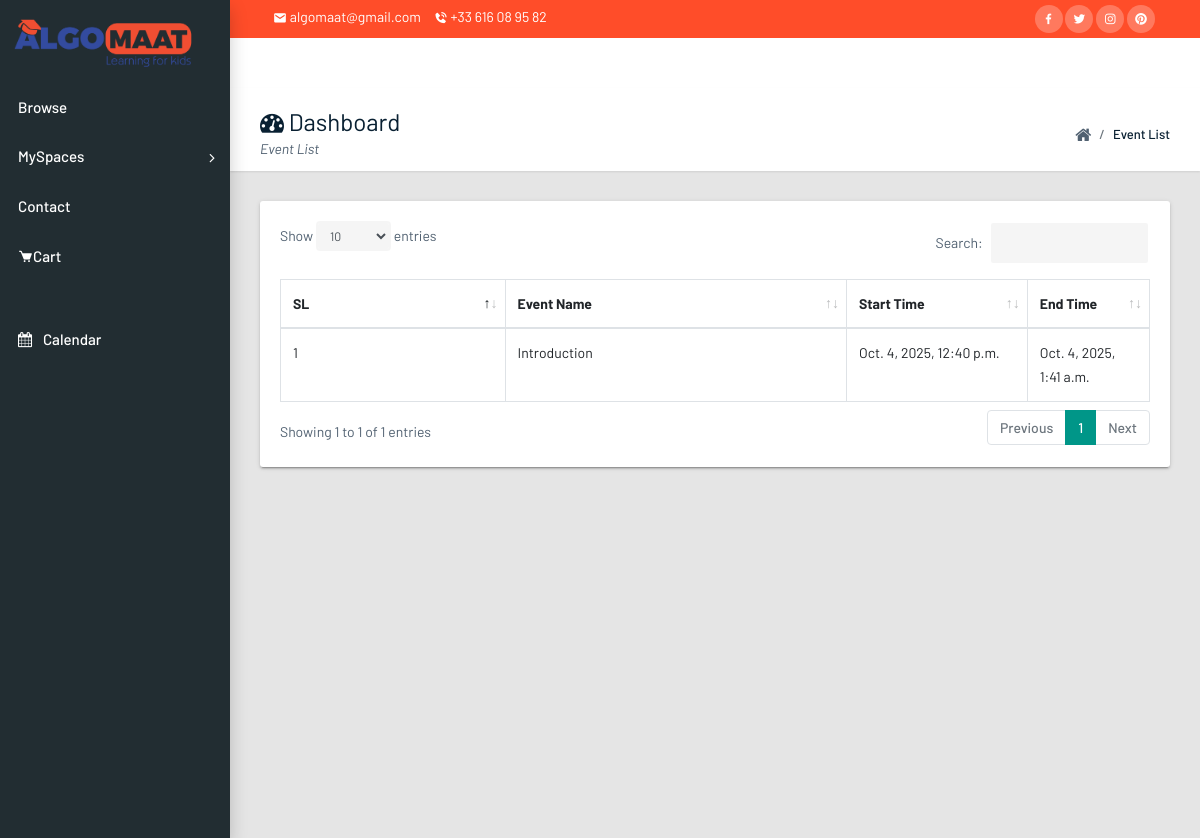
/all-event-list/ (signed in), run on an earlier commit of the app's database.
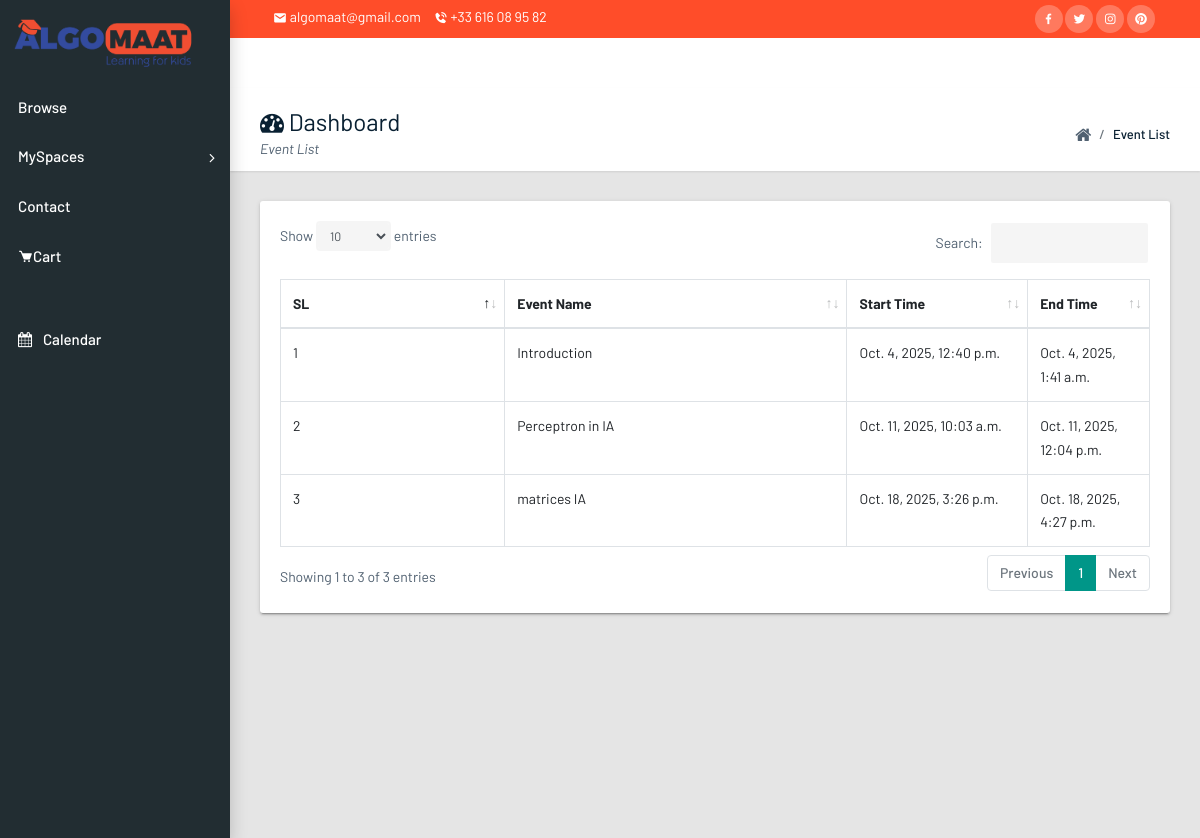
And on a later commit of the database.
### calendarapp/models/event.py (models this page shows, shortened)
class Event(Abstract):
    user = models.ForeignKey(User, on_delete=models.CASCADE, related_name="events")
    title = models.CharField(max_length=200)
    description = models.TextField()
    start_time = models.DateTimeField()
    end_time = models.DateTimeField()
    objects = EventManager()

### calendarapp/views/event_list.py (the view)
# urls.py: path("all-event-list/", views.AllEventsListView.as_view(), name="all_events"),
class AllEventsListView(ListView):
    template_name = "calendarapp/events_list.html"
    model = Event
    def get_queryset(self):
        return Event.objects.get_all_events(user=self.request.user)

### calendarapp/models/event.py (called while the page is built)
    def get_all_events(self, user):
        events = Event.objects.filter(user=user, is_active=True, is_deleted=False)
        return events

### Algomaat/templates/calendarapp/events_list.html (shortened to what this page needs)
{% extends 'base/base.html' %}
{% load static %}
{% block breadcrumb %}
    <div>
        <h1><i class="fa fa-dashboard"></i> Dashboard</h1>
        <p>Event List</p>
    </div>
    <ul class="app-breadcrumb breadcrumb">
        <li class="breadcrumb-item"><i class="fa fa-home fa-lg"></i></li>
        <li class="breadcrumb-item"><a href="#">Event List</a></li>
    </ul>
{% endblock breadcrumb %}
{% block content %}
<div class="row">
    <div class="col-md-12">
        <div class="tile">
            <div class="tile-body">
                <div class="table-responsive">
                    <div id="sampleTable_wrapper" class="dataTables_wrapper container-fluid dt-bootstrap4 no-footer">
                        <div class="row">
                            <div class="col-sm-12">
                                <table class="table table-hover table-bordered dataTable no-footer" id="sampleTable" role="grid" aria-describedby="sampleTable_info">
                                    <thead>
                                        <tr role="row">
                                            <th class="sorting_asc" tabindex="0" aria-controls="sampleTable" rowspan="1" colspan="1" aria-sort="ascending" aria-label="Name: activate to sort column descending" style="width: 261.641px;">SL</th>
                                            <th class="sorting" tabindex="0" aria-controls="sampleTable" rowspan="1" colspan="1" aria-label="Position: activate to sort column ascending" style="width: 417.312px;">Event Name</th>
                                            <th class="sorting" tabindex="0" aria-controls="sampleTable" rowspan="1" colspan="1" aria-label="Office: activate to sort column ascending" style="width: 189.281px;">Start Time</th>
                                            <th class="sorting" tabindex="0" aria-controls="sampleTable" rowspan="1" colspan="1" aria-label="Age: activate to sort column ascending" style="width: 102.141px;">End Time</th>
                                        </tr>
                                    </thead>
                                    <tbody>
                                        {% for event in object_list %}
                                            <tr role="row" class="odd">
                                                <td class="sorting_1">{{ forloop.counter }}</td>
                                                <td>{{ event.title }}</td>
                                                <td>{{ event.start_time }}</td>
                                                <td>{{ event.end_time }}</td>
                                            </tr>
                                        {% endfor %}
                                    </tbody>
                                </table>
                            </div>
                        </div>
                    </div>
                </div>
            </div>
        </div>
    </div>
</div>
{% endblock content %}

What changed in the data, as far as the page shows it:
added Event: title "Perceptron in IA", start_time "Oct. 11, 2025, 10:03 a.m.", end_time "Oct. 11, 2025, 12:04 p.m."
added Event: title "matrices IA", start_time "Oct. 18, 2025, 3:26 p.m.", end_time "Oct. 18, 2025, 4:27 p.m."
Also different on the page:
text written by a page script: "Show entries Search: Showing 1 to 1 of 1 entries Previous 1 Next" → "Show entries Search: Showing 1 to 3 of 3 entries Previous 1 Next"
